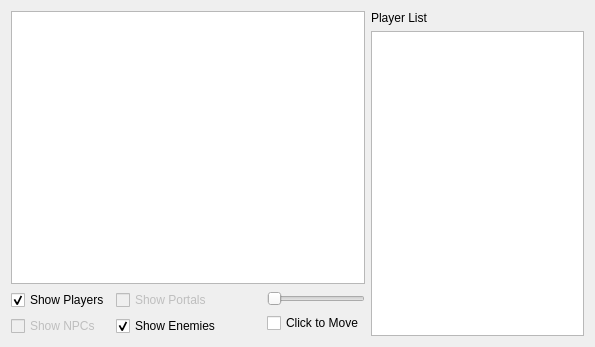
<?xml version="1.0" encoding="UTF-8"?>
<ui version="4.0">
 <class>Minimap</class>
 <widget class="QDialog" name="Minimap">
  <property name="geometry">
   <rect>
    <x>0</x>
    <y>0</y>
    <width>595</width>
    <height>347</height>
   </rect>
  </property>
  <property name="windowTitle">
   <string>Dialog</string>
  </property>
  <layout class="QGridLayout" name="gridLayout_2">
   <item row="0" column="0" rowspan="2">
    <widget class="QGraphicsView" name="minimap">
     <property name="sizePolicy">
      <sizepolicy hsizetype="Expanding" vsizetype="Expanding">
       <horstretch>5</horstretch>
       <verstretch>20</verstretch>
      </sizepolicy>
     </property>
    </widget>
   </item>
   <item row="0" column="1">
    <widget class="QLabel" name="label">
     <property name="sizePolicy">
      <sizepolicy hsizetype="Preferred" vsizetype="Fixed">
       <horstretch>0</horstretch>
       <verstretch>0</verstretch>
      </sizepolicy>
     </property>
     <property name="text">
      <string>Player List</string>
     </property>
    </widget>
   </item>
   <item row="1" column="1" rowspan="2">
    <widget class="QListWidget" name="playerList">
     <property name="sizePolicy">
      <sizepolicy hsizetype="Expanding" vsizetype="Expanding">
       <horstretch>3</horstretch>
       <verstretch>4</verstretch>
      </sizepolicy>
     </property>
    </widget>
   </item>
   <item row="2" column="0">
    <layout class="QHBoxLayout" name="horizontalLayout">
     <property name="sizeConstraint">
      <enum>QLayout::SetDefaultConstraint</enum>
     </property>
     <item>
      <layout class="QGridLayout" name="gridLayout">
       <item row="0" column="0">
        <widget class="QCheckBox" name="showPlayers">
         <property name="text">
          <string>Show Players</string>
         </property>
         <property name="checked">
          <bool>true</bool>
         </property>
        </widget>
       </item>
       <item row="0" column="1">
        <widget class="QCheckBox" name="checkBox_3">
         <property name="enabled">
          <bool>false</bool>
         </property>
         <property name="text">
          <string>Show Portals</string>
         </property>
        </widget>
       </item>
       <item row="1" column="0">
        <widget class="QCheckBox" name="checkBox_2">
         <property name="enabled">
          <bool>false</bool>
         </property>
         <property name="text">
          <string>Show NPCs</string>
         </property>
        </widget>
       </item>
       <item row="1" column="1">
        <widget class="QCheckBox" name="showEnemies">
         <property name="enabled">
          <bool>true</bool>
         </property>
         <property name="text">
          <string>Show Enemies</string>
         </property>
         <property name="checked">
          <bool>true</bool>
         </property>
        </widget>
       </item>
      </layout>
     </item>
     <item>
      <spacer name="horizontalSpacer">
       <property name="orientation">
        <enum>Qt::Horizontal</enum>
       </property>
       <property name="sizeType">
        <enum>QSizePolicy::Fixed</enum>
       </property>
       <property name="sizeHint" stdset="0">
        <size>
         <width>40</width>
         <height>20</height>
        </size>
       </property>
      </spacer>
     </item>
     <item>
      <layout class="QVBoxLayout" name="verticalLayout">
       <item>
        <widget class="QSlider" name="scale">
         <property name="minimum">
          <number>1</number>
         </property>
         <property name="maximum">
          <number>4</number>
         </property>
         <property name="pageStep">
          <number>1</number>
         </property>
         <property name="value">
          <number>1</number>
         </property>
         <property name="orientation">
          <enum>Qt::Horizontal</enum>
         </property>
         <property name="invertedAppearance">
          <bool>false</bool>
         </property>
         <property name="invertedControls">
          <bool>false</bool>
         </property>
         <property name="tickPosition">
          <enum>QSlider::NoTicks</enum>
         </property>
        </widget>
       </item>
       <item>
        <widget class="QCheckBox" name="clickToMove">
         <property name="text">
          <string>Click to Move</string>
         </property>
        </widget>
       </item>
      </layout>
     </item>
    </layout>
   </item>
  </layout>
 </widget>
 <resources/>
 <connections/>
</ui>
